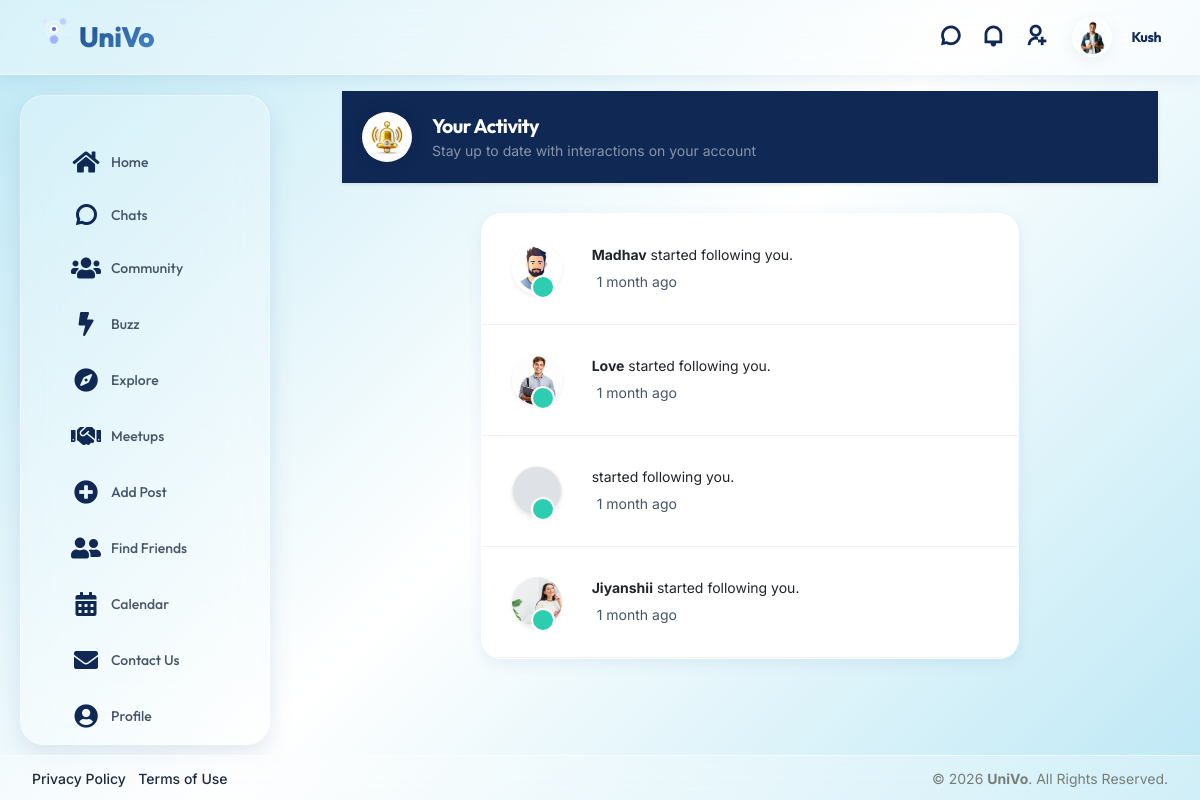
The page /activity/ (signed in) on the database its author committed.
### user/models.py (models this page shows, shortened)
class user(models.Model):
    userid=models.AutoField(primary_key=True)
    username=models.CharField(max_length=50)
    email=models.CharField(max_length=50)
    password=models.CharField(max_length=50)
    profile=models.ImageField(upload_to="assets/images/user/")
    bio=models.TextField(max_length=1000)
    gender=models.CharField(max_length=10)
    dob=models.DateField(validators=[no_future_date])
    cityid=models.ForeignKey(city,on_delete=models.CASCADE)
    registrationdt=models.DateTimeField(auto_now=True)
    last_checked_chats=models.DateTimeField(null=True, blank=True)
    last_checked_activity=models.DateTimeField(null=True, blank=True)
    last_checked_invites=models.DateTimeField(null=True, blank=True)
    last_seen=models.DateTimeField(null=True, blank=True)
    google_id=models.CharField(max_length=255, null=True, blank=True)  # Google OAuth user ID
    phone=models.CharField(max_length=15, null=True, blank=True)

class follow(models.Model):
    followid=models.AutoField(primary_key=True)
    followerid=models.IntegerField()
    userid=models.ForeignKey(user,on_delete=models.CASCADE)
    createddt=models.DateTimeField(auto_now_add=True, null=True)

### user/views.py (the view, shortened to what this page needs)
# urls.py: path('activity/', views.activity, name='activity'),
def activity(request):
    userid = request.session.get('userid')
    if not userid:
        return redirect('signin')
    u = user.objects.get(pk=userid)
    u.last_checked_activity = timezone.now()
    u.save()
    user_posts = post.objects.filter(userid=u)
    likes = like.objects.filter(postid__in=user_posts).exclude(userid=u)
    comments = comment.objects.filter(postid__in=user_posts).exclude(userid=u)
    follows = follow.objects.filter(userid=u)
    follow_requests = FollowRequest.objects.filter(receiver=u, status=0)
    activities = []
    for f in follows:
        follower = user.objects.filter(pk=f.followerid).first()
        activities.append({
            'type': 'follow',
            'user': follower,
            'date': getattr(f, 'createddt', None),
            'id': f.followid
        })
    activities.sort(key=lambda x: (x['date'] is not None, x['date'], x['id']), reverse=True)
    data = {
        'current_user': u,
        'activities': activities
    }
    return render(request, 'activity.html', data)

### user/templates/activity.html (shortened to what this page needs)
{% extends "base.html" %}
{% block content %}
<div class="content-inner" id="page_layout">
    <div class="container-fluid">
        <div class="row mb-4">
            <div class="col-12">
                <div class="d-flex align-items-center justify-content-between p-3 rounded-4 shadow-sm" style="background-color: rgb(15, 40, 84) !important;">
                    <div class="d-flex align-items-center">
                        <div class="bg-white rounded-circle d-flex align-items-center justify-content-center me-3 shadow" style="width: 50px; height: 50px; overflow: hidden;">
                            <img src="/media/assets/activity_header_icon.png" alt="activity-icon" style="width: 100%; height: 100%; object-fit: contain; padding: 5px;">
                        </div>
                        <div>
                            <h4 class="mb-0 fw-bold text-white">Your Activity</h4>
                            <p class="mb-0 text-white-50 small">Stay up to date with interactions on your account</p>
                        </div>
                    </div>
                </div>
            </div>
        </div>
        <div class="row justify-content-center">
            <div class="col-lg-10 col-xl-8">
                <div class="card shadow-sm border-0 rounded-4">
                    <div class="card-body p-0">
                        <div class="list-group list-group-flush rounded-4">
                            {% for act in activities %}
                            <div class="list-group-item list-group-item-action py-4 px-4 border-bottom hover-bg-light transition">
                                <div class="d-flex align-items-start">
                                    <div class="position-relative me-4 flex-shrink-0">
                                        {% if act.type == 'like' %}
                                            {% if act.user.profile %}
                                            <img src="{{ act.user.profile.url }}" class="avatar-50 rounded-circle shadow-sm" alt="user" style="object-fit:cover;">
                                            {% else %}
                                            <div class="avatar-50 rounded-circle bg-light text-primary border shadow-sm d-flex align-items-center justify-content-center fw-bold fs-5">
                                                {{ act.user.username|make_list|first|upper }}
                                            </div>
                                            {% endif %}
                                            <span class="position-absolute bottom-0 end-0 translate-middle-x bg-danger rounded-circle d-flex align-items-center justify-content-center border border-2 border-white" style="width: 24px; height: 24px; right: -5px !important; margin-bottom: -5px;">
                                                <i class="las la-heart text-white small"></i>
                                            </span>
                                        {% elif act.type == 'follow' %}
                                            {% if act.user.profile %}
                                            <img src="{{ act.user.profile.url }}" class="avatar-50 rounded-circle shadow-sm" alt="user" style="object-fit:cover;">
                                            {% else %}
                                            <div class="avatar-50 rounded-circle bg-light text-primary border shadow-sm d-flex align-items-center justify-content-center fw-bold fs-5">
                                            </div>
                                            {% endif %}
                                            <span class="position-absolute bottom-0 end-0 translate-middle-x bg-success rounded-circle d-flex align-items-center justify-content-center border border-2 border-white" style="width: 24px; height: 24px; right: -5px !important; margin-bottom: -5px;">
                                            </span>
                                        {% endif %}
                                    </div>
                                    <div class="flex-grow-1">
                                        {% if act.type == 'like' %}
                                            <p class="mb-1 text-dark fs-6">
                                                <span class="fw-bold">{{ act.user.username }}</span> liked your post.
                                            </p>
                                        {% elif act.type == 'comment' %}
                                            <p class="mb-1 text-dark fs-6">
                                                <span class="fw-bold">{{ act.user.username }}</span> commented on your post:
                                                <span class="text-muted fst-italic">"{{ act.comment|truncatechars:50 }}"</span>
                                            </p>
                                        {% elif act.type == 'follow' %}
                                            <p class="mb-1 text-dark fs-6">
                                                <span class="fw-bold">{{ act.user.username }}</span> started following you.
                                            </p>
                                        {% endif %}
                                        {% if act.type != 'follow_request' %}
                                            {% if act.date %}
                                            <p class="mb-0 text-muted small">{{ act.date|timesince }} ago</p>
                                            {% else %}
                                            <p class="mb-0 text-muted small"><i class="las la-clock me-1"></i>Recent</p>
                                            {% endif %}
                                        {% endif %}
                                    </div>
                                </div>
                            </div>
                            {% endfor %}
                        </div>
                    </div>
                </div>
            </div>
        </div>
    </div>
</div>
{% endblock %}

### user/templates/base.html (shortened to what this page needs)
{% load static %}
<!doctype html>
<html lang="en">
  <head>
    <link rel="stylesheet" href="{% static 'assets/css/libs.min.css' %}" />
    <link rel="stylesheet" href="{% static 'assets/css/socialv1fc6.css' %}" />
    <link rel="stylesheet" href="{% static 'assets/css/custom_theme.css' %}?v=2.0" />
    <link
      rel="stylesheet"
      href="https://cdnjs.cloudflare.com/ajax/libs/font-awesome/5.15.4/css/all.min.css"
    />
    <link
      rel="stylesheet"
      href="https://cdn.jsdelivr.net/npm/remixicon@2.5.0/fonts/remixicon.css"
    />
    <link
      rel="stylesheet"
      href="https://cdn.jsdelivr.net/npm/vanillajs-datepicker@1.3.4/dist/css/datepicker.min.css"
    />
    <link
      rel="stylesheet"
      href="https://maxst.icons8.com/vue-static/landen/line-awesome/line-awesome/1.3.0/css/line-awesome.min.css"
    />
  </head>
  <body class="{% if user_settings and user_settings.dark_mode %}dark-mode{% endif %}">
    <div class="wrapper">
      <div class="iq-top-navbar">
        <div class="iq-navbar-custom">
          <nav class="navbar navbar-expand-lg navbar-light p-0">
            <div class="iq-navbar-logo d-flex justify-content-between">
              <a href="{% url 'home' %}">
                <img
                  src="{% static 'assets/images/animated_logo.svg' %}"
                  class="img-fluid rotating-logo"
                  alt="UniVo Logo"
                  style="max-height: 30px"
                />
                <span>UniVo</span>
              </a>
            </div>
            <div class="collapse navbar-collapse" id="navbarSupportedContent">
              <ul class="navbar-nav ms-auto navbar-list align-items-center">
                {% if current_user %}
                <li class="nav-item">
                  <a
                    href="{% url 'chats' %}"
                    class="d-flex align-items-center px-2 position-relative"
                    title="Community Chats"
                  >
                    <i class="ri-chat-3-line fs-5 text-white"></i>
                  </a>
                </li>
                <li class="nav-item">
                  <a
                    href="{% url 'activity' %}"
                    class="d-flex align-items-center px-2 position-relative"
                    title="Notifications"
                  >
                    <i class="ri-notification-line fs-5 text-white"></i>
                  </a>
                </li>
                <li class="nav-item">
                  <a
                    href="{% url 'invitations_list' %}"
                    class="d-flex align-items-center px-2 position-relative"
                    title="Friend Requests"
                  >
                    <i class="ri-user-add-line fs-5 text-white"></i>
                  </a>
                </li>
                <li class="nav-item dropdown">
                  <a
                    href="#"
                    class="d-flex align-items-center dropdown-toggle"
                    id="drop-down-arrow"
                    data-bs-toggle="dropdown"
                    aria-haspopup="true"
                    aria-expanded="false"
                  >
                    {% if current_user.profile %}
                    <img
                      src="{{ current_user.profile.url }}"
                      class="img-fluid rounded-circle me-3"
                      alt="user"
                      style="width: 40px; height: 40px; object-fit: cover"
                    />
                    {% else %}
                    <img
                      src="{% static 'assets/images/user/1.jpg' %}"
                      class="img-fluid rounded-circle me-3"
                      alt="user"
                    />
                    {% endif %}
                    <div class="caption">
                      <h6 class="mb-0 line-height">
                        {{ current_user.username|default:"User" }}
                      </h6>
                    </div>
                  </a>
                </li>
                {% else %}
                <li class="nav-item pe-3 d-flex align-items-center">
                  <a href="{% url 'signup' %}" class="d-flex align-items-center text-dark text-decoration-none" style="height: 40px; font-weight: 500;">
                    <i class="ri-login-box-line me-2 fs-5"></i> Login
                  </a>
                </li>
                {% endif %}
              </ul>
            </div>
          </nav>
        </div>
      </div>
      <div class="iq-sidebar sidebar-default">
        <div id="sidebar-scrollbar">
          <nav class="iq-sidebar-menu">
            <ul id="iq-sidebar-toggle" class="iq-menu">
              {% block sidebar %}
              <li class="">
                <a href="{% url 'home' %}" class="sidebar-link">
                  <i class="fas fa-home me-2"></i><span>Home</span>
                </a>
              </li>
              <li class="">
                <a href="{% url 'chats' %}" class="sidebar-link">
                  <i class="ri-chat-3-line me-2"></i><span>Chats</span>
                </a>
              </li>
              <li class="">
                <a href="{% url 'group' %}" class="sidebar-link">
                  <i class="fas fa-users me-2"></i><span>Community</span>
                </a>
              </li>
              <li class="">
                <a href="{% url 'buzz' %}" class="sidebar-link">
                  <i class="fas fa-bolt me-2"></i><span>Buzz</span>
                </a>
              </li>
              <li class="">
                <a href="{% url 'blog_list' %}" class="sidebar-link">
                  <i class="fas fa-compass me-2"></i><span>Explore</span>
                </a>
              </li>
              <li class="">
                <a href="{% url 'meetup_list' %}" class="sidebar-link">
                  <i class="fas fa-handshake me-2"></i><span>Meetups</span>
                </a>
              </li>
              <li class="">
                <a href="{% url 'unified_add_post' %}" class="sidebar-link">
                  <i class="fas fa-plus-circle me-2"></i><span>Add Post</span>
                </a>
              </li>
              <li class="">
                <a href="{% url 'users_list' %}" class="sidebar-link">
                  <i class="fas fa-user-friends me-2"></i><span>Find Friends</span>
                </a>
              </li>
              <li class="">
                <a href="{% url 'calendar' %}" class="sidebar-link">
                  <i class="fas fa-calendar-alt me-2"></i><span>Calendar</span>
                </a>
              </li>
              <li class="">
                <a href="{% url 'contact_us' %}" class="sidebar-link">
                  <i class="fas fa-envelope me-2"></i><span>Contact Us</span>
                </a>
              </li>
              <li class="">
                <a href="{% url 'my_profile' %}" class="sidebar-link">
                  <i class="fas fa-user-circle me-2"></i><span>Profile</span>
                </a>
              </li>
              {% endblock sidebar %}
            </ul>
          </nav>
        </div>
      </div>
      <div id="content-page" class="content-page {% block content_class %}{% endblock %}">
        <div class="container-fluid">
          {% block content %} {% endblock %}
        </div>
      </div>
      <footer class="iq-footer bg-transparent border-top py-0" style="line-height: normal;">
        <div class="container-fluid">
          <div class="row align-items-center">
            <div class="col-md-6 text-center text-md-start mb-2 mb-md-0">
              <ul class="list-inline mb-0">
                <li class="list-inline-item">
                  <a href="#" class="text-secondary small text-decoration-none">Privacy Policy</a>
                </li>
                <li class="list-inline-item">
                  <a href="#" class="text-secondary small text-decoration-none">Terms of Use</a>
                </li>
              </ul>
            </div>
            <div class="col-md-6 text-center text-md-end text-secondary small">
              &copy; 2026 <strong>UniVo</strong>. All Rights Reserved.
            </div>
          </div>
        </div>
      </footer>
    </div>
    <div class="toast-container position-fixed bottom-0 end-0 p-3" style="z-index: 5000;">
    </div>
    </body>
</html>

### rows shown on the page
user: profile (picture), username "Kush"
user: user.profile (picture), user.username "Madhav", date "1 month"
user: user.profile (picture), user.username "Love", date "1 month"
follow: date "1 month"
user: user.profile (picture), user.username "Jiyanshii", date "1 month"
